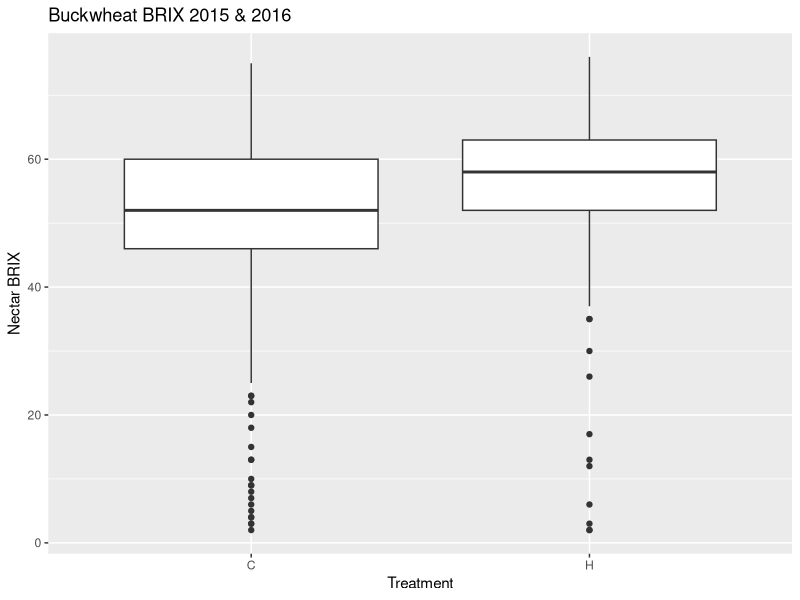
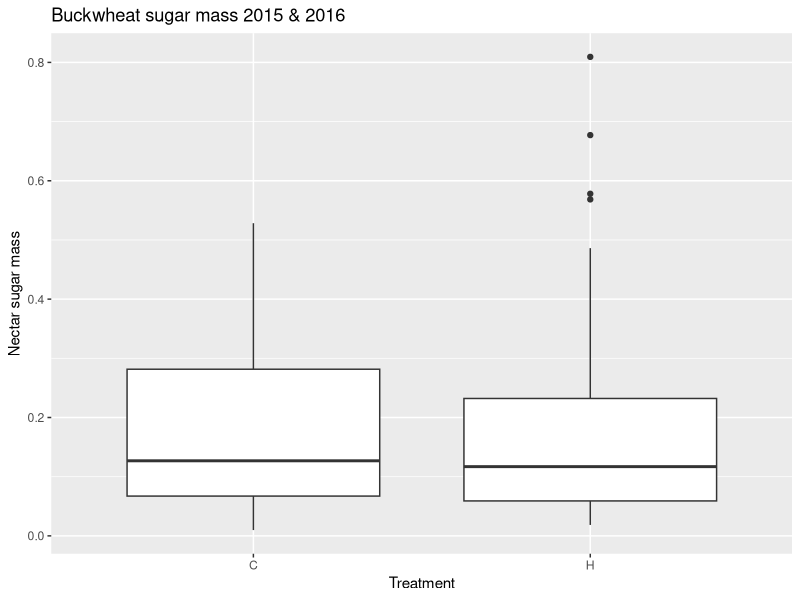
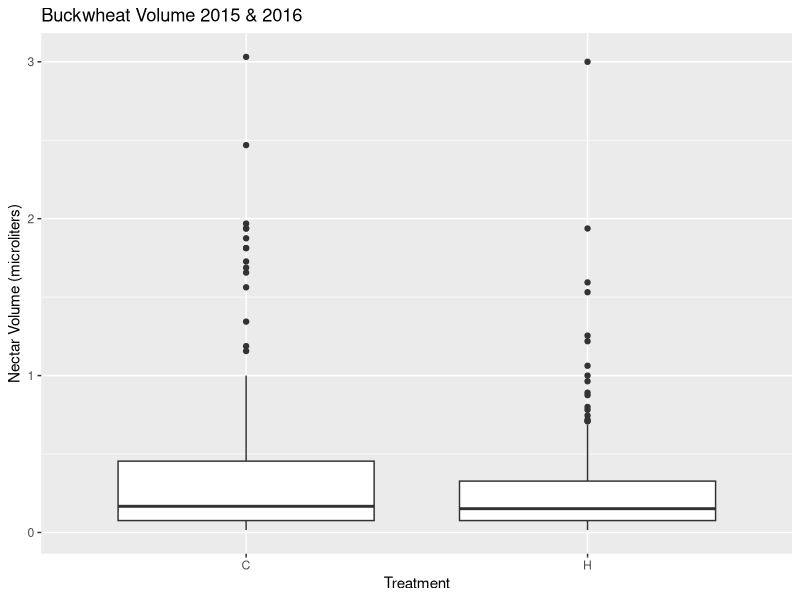

Write the R code that produced these figures, in order.
library(ggplot2)
library(dplyr)

setwd("D:/Iowa State University/Debinski Lab/Nectar data/MAL")

bucksug15 <- read.csv("nectar analysis/data files/bucksugar15.csv", header = T)
bucksug16 <- read.csv("nectar analysis/data files/bucksugar16.csv", header = T)
bucksugboth <- rbind(bucksug15,bucksug16)

ggplot(bucksugboth, aes(x=treatment, y=BRIX)) + geom_boxplot() +
  xlab("Treatment") +
  ylab("Nectar BRIX") + ggtitle("Buckwheat BRIX 2015 & 2016")

ggplot(bucksugboth, aes(x=treatment, y=mass)) + geom_boxplot() +
  xlab("Treatment") +
  ylab("Nectar sugar mass") + ggtitle("Buckwheat sugar mass 2015 & 2016")

buckvol15 <- read.csv("nectar analysis/data files/buckvol15.csv", header = T)
buckvol16 <- read.csv("nectar analysis/data files/buckvol16.csv", header = T)
buckvolboth <- rbind(buckvol15,buckvol16)

ggplot(buckvolboth, aes(x=treatment, y=volume)) + geom_boxplot() +
  xlab("Treatment") +
  ylab("Nectar Volume (microliters)") + ggtitle("Buckwheat Volume 2015 & 2016")

